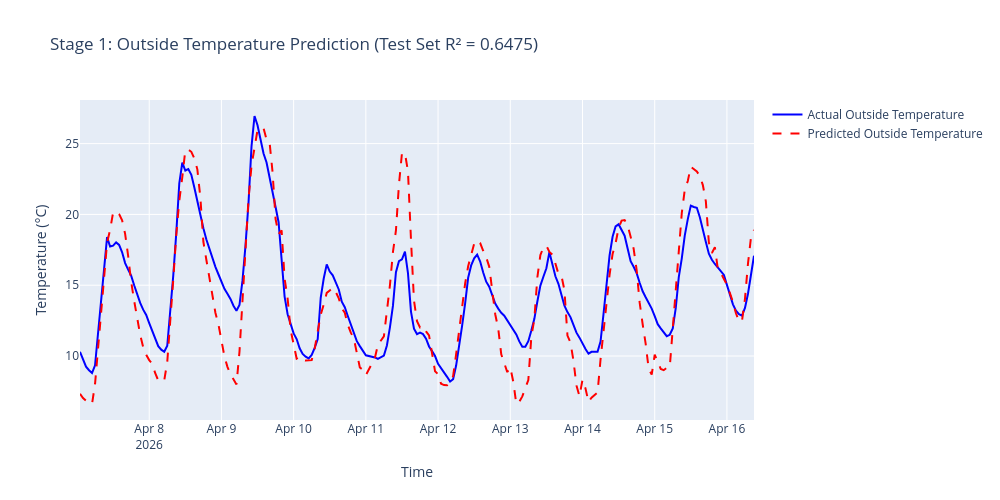
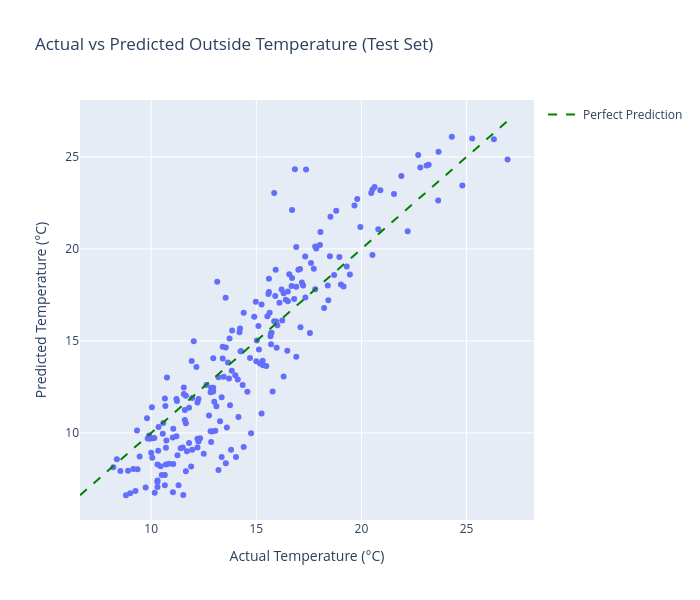

Here is the notebook cell these charts were saved with, in order:
### Code cell
# Visualize model predictions vs actual values
fig = go.Figure()

# Add test set actual values
fig.add_trace(go.Scatter(
    x=y_test.index,
    y=y_test.values,
    mode='lines',
    name='Actual Outside Temperature',
    line=dict(color='blue', width=2)
))

# Add test set predictions
fig.add_trace(go.Scatter(
    x=y_test.index,
    y=y_test_pred,
    mode='lines',
    name='Predicted Outside Temperature',
    line=dict(color='red', width=2, dash='dash')
))

fig.update_layout(
    title=f'Stage 1: Outside Temperature Prediction (Test Set R² = {test_r2:.4f})',
    xaxis_title='Time',
    yaxis_title='Temperature (°C)',
    hovermode='x unified',
    height=500,
    width=1000
)

fig.show()

# Create scatter plot of predicted vs actual
fig_scatter = px.scatter(
    x=y_test.values,
    y=y_test_pred,
    labels={'x': 'Actual Temperature (°C)', 'y': 'Predicted Temperature (°C)'},
    title='Actual vs Predicted Outside Temperature (Test Set)'
)

# Add diagonal line for perfect prediction
min_val = min(y_test.min(), y_test_pred.min())
max_val = max(y_test.max(), y_test_pred.max())
fig_scatter.add_trace(go.Scatter(
    x=[min_val, max_val],
    y=[min_val, max_val],
    mode='lines',
    name='Perfect Prediction',
    line=dict(color='green', dash='dash')
))

fig_scatter.update_layout(
    height=600,
    width=700
)

fig_scatter.show()

### Figure 1 — Plotly figure (JSON) as saved in the notebook; plotly's stock layout.template omitted (floating-point values rounded to 4 significant figures; data arrays with more than 128 entries replaced by an {"elided": "..."} marker saying what was removed)
{"data": [{"line": {"color": "blue", "width": 2}, "mode": "lines", "name": "Actual Outside Temperature", "type": "scatter", "x": {"elided": "221 str values"}, "y": {"elided": "221 float values"}}, {"line": {"color": "red", "dash": "dash", "width": 2}, "mode": "lines", "name": "Predicted Outside Temperature", "type": "scatter", "x": {"elided": "221 str values"}, "y": {"elided": "221 float values"}}], "layout": {"height": 500, "hovermode": "x unified", "title": {"text": "Stage 1: Outside Temperature Prediction (Test Set R² = 0.6475)"}, "width": 1000, "xaxis": {"title": {"text": "Time"}}, "yaxis": {"title": {"text": "Temperature (°C)"}}}}

### Figure 2 — Plotly figure (JSON) as saved in the notebook; plotly's stock layout.template omitted (floating-point values rounded to 4 significant figures; data arrays with more than 128 entries replaced by an {"elided": "..."} marker saying what was removed)
{"data": [{"hovertemplate": "Actual Temperature (°C)=%{x}<br>Predicted Temperature (°C)=%{y}<extra></extra>", "legendgroup": "", "marker": {"color": "#636efa", "symbol": "circle"}, "mode": "markers", "name": "", "orientation": "v", "showlegend": false, "type": "scatter", "x": {"elided": "221 float values"}, "xaxis": "x", "y": {"elided": "221 float values"}, "yaxis": "y"}, {"line": {"color": "green", "dash": "dash"}, "mode": "lines", "name": "Perfect Prediction", "type": "scatter", "x": [6.613, 26.95], "y": [6.613, 26.95]}], "layout": {"height": 600, "legend": {"tracegroupgap": 0}, "title": {"text": "Actual vs Predicted Outside Temperature (Test Set)"}, "width": 700, "xaxis": {"anchor": "y", "domain": [0, 1], "title": {"text": "Actual Temperature (°C)"}}, "yaxis": {"anchor": "x", "domain": [0, 1], "title": {"text": "Predicted Temperature (°C)"}}}}
